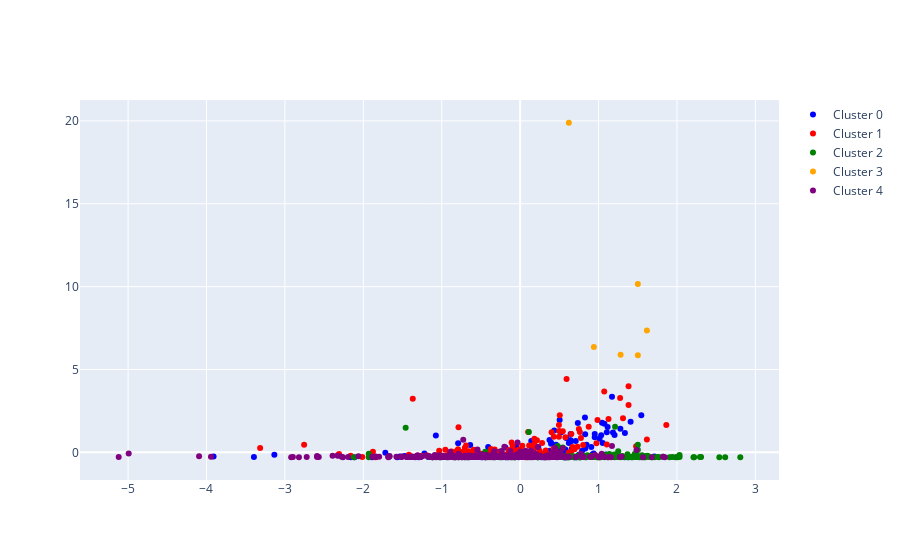

Notebook code cell kept with this figure:
### Code cell
from sklearn.cluster import KMeans
import plotly.graph_objects as go

# KMeans 군집화
kmeans = KMeans(n_clusters=5, random_state=42)
cluster_labels = kmeans.fit_predict(df_scaled_df)

# 군집 레이블을 기준으로 데이터프레임에 추가
df_scaled_df['cluster'] = cluster_labels

# 클러스터별로 데이터 분리
clusters = []
for i in range(5):
    clusters.append(df_scaled_df[df_scaled_df['cluster'] == i])

# Plotly를 사용하여 시각화
fig = go.Figure()

# 각 군집에 대한 산점도 추가
# 12개의 고유한 색상을 설정
colors = [
    'blue', 'red', 'green', 'orange', 'purple'
]

for i, cluster in enumerate(clusters):
    fig.add_trace(go.Scatter(
        x=cluster['s1_avg_rating'],  # 실제 데이터셋에서 사용하는 특성 이름으로 변경 
        y=cluster['s1_avg_views'],  # 실제 데이터셋에서 사용하는 특성 이름으로 변경 
        mode='markers', 
        marker=dict(color=colors[i]), 
        name=f'Cluster {i}'
    ))

fig.show()

### Figure 1 — Plotly figure (JSON) as saved in the notebook; plotly's stock layout.template omitted (floating-point values rounded to 4 significant figures; data arrays with more than 128 entries replaced by an {"elided": "..."} marker saying what was removed)
{"data": [{"marker": {"color": "blue"}, "mode": "markers", "name": "Cluster 0", "type": "scatter", "x": {"elided": "206 float values"}, "y": {"elided": "206 float values"}}, {"marker": {"color": "red"}, "mode": "markers", "name": "Cluster 1", "type": "scatter", "x": {"elided": "186 float values"}, "y": {"elided": "186 float values"}}, {"marker": {"color": "green"}, "mode": "markers", "name": "Cluster 2", "type": "scatter", "x": {"elided": "195 float values"}, "y": {"elided": "195 float values"}}, {"marker": {"color": "orange"}, "mode": "markers", "name": "Cluster 3", "type": "scatter", "x": [1.281, 1.501, 1.617, 0.9402, 1.501, 0.6213], "y": [5.886, 10.17, 7.353, 6.362, 5.855, 19.89]}, {"marker": {"color": "purple"}, "mode": "markers", "name": "Cluster 4", "type": "scatter", "x": {"elided": "312 float values"}, "y": {"elided": "312 float values"}}], "layout": {}}
